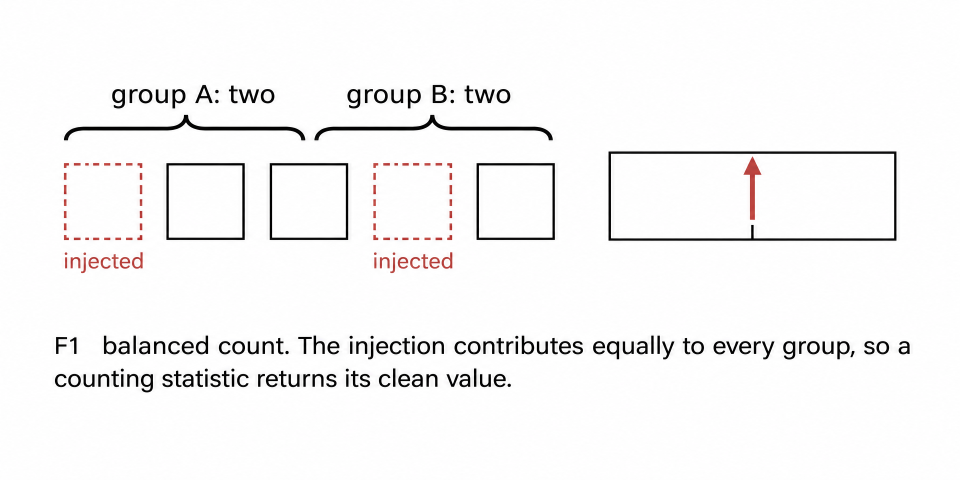
#> input picture paper/figures/fig_f_f1.png, 2880 x 1440 px (shown at 1/3 size)
$ python compose_failure_modes_figure.py
#> lines starting #> are read from the running program, lines starting #| are printed output that depends on the picture
"""Compose the three F-mode schematics into one side-by-side PDF for the markdown source.

The tex composes them with the `subcaption` package, which pandoc does not translate, so
the markdown pass needs the row pre-composed. The three panels are wide (2:1) and stacked
at native aspect they would carry text too small to read, so each is scaled to the same
height and placed side by side with a white gutter, which reproduces the tex layout
closely enough for the docx and for review.

Panel labels (a)/(b)/(c) are drawn on, because the markdown caption is one caption and
the individual panels otherwise lose the labels the tex gives them.
"""
import io
import os

from PIL import Image, ImageDraw, ImageFont

HERE = os.path.dirname(os.path.abspath(__file__))
FIGS = os.path.join(HERE, '..', 'paper', 'figures')
LATEX = os.path.join(HERE, '..', 'paper', 'latex')

PANELS = [('fig_f_f1.png', '(a) F1, balanced count'),
          ('fig_f_f2.png', '(b) F2, preserved nuisance'),
          ('fig_f_f3.png', '(c) F3, cancelled shift')]

PANEL_H = 620          # px, gives ~7-8pt effective text at 140mm print width
GUTTER = 40
LABEL_BAND = 74
MARGIN = 8
LABEL_PT = 34          # px; PIL's default bitmap font is ~11px and is illegible in print


def load_label_font(size=LABEL_PT):
    for name in ('arial.ttf', 'segoeui.ttf', 'calibri.ttf', 'DejaVuSans.ttf'):
        try:
            return ImageFont.truetype(name, size)
        except OSError:
            continue
    return ImageFont.load_default()


def main():
    ims = []
    for name, label in PANELS:
        im = Image.open(os.path.join(FIGS, name)).convert('RGB')
#> im is the input picture: PIL image 2880x1440 RGB; mean R, G, B 246.1, 245.5, 245.6
        w = int(round(im.width * PANEL_H / im.height))
#> w = 1240
        im = im.resize((w, PANEL_H), Image.LANCZOS)
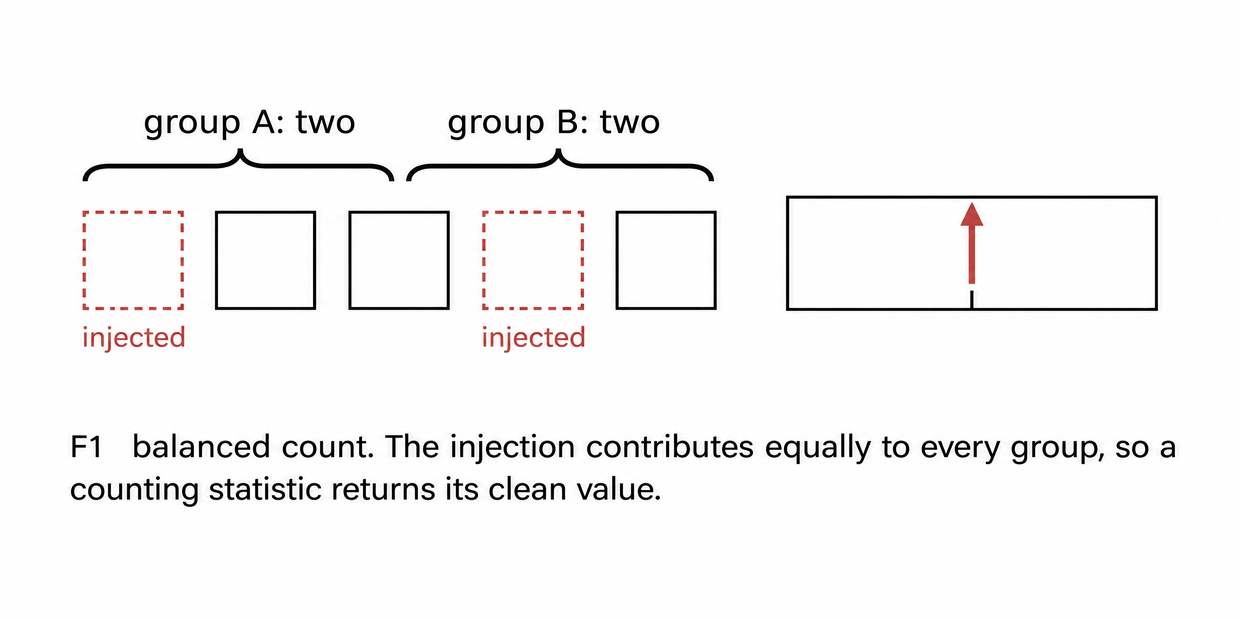
#> im: PIL image 1240x620 RGB; mean R, G, B 246.1, 245.5, 245.5
        ims.append((im, label))
#> pass 2 of the loop in main, `for name, label in PANELS:`:
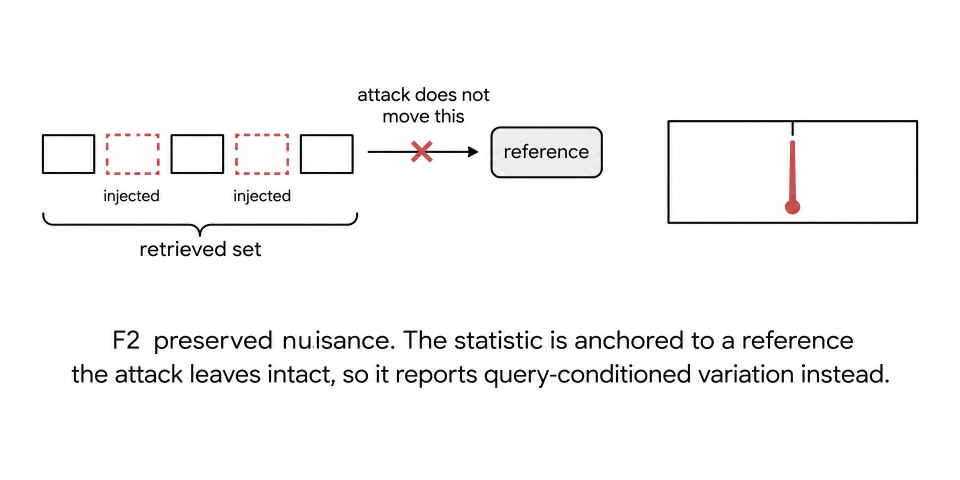
#> input picture paper/figures/fig_f_f2.png, 2880 x 1440 px (shown at 1/3 size)
#> in main, im is the input picture: PIL image 2880x1440 RGB; mean R, G, B 246.3, 245.9, 246
#> in main, `im = im.resize((w, PANEL_H), Image.LANCZOS)`:
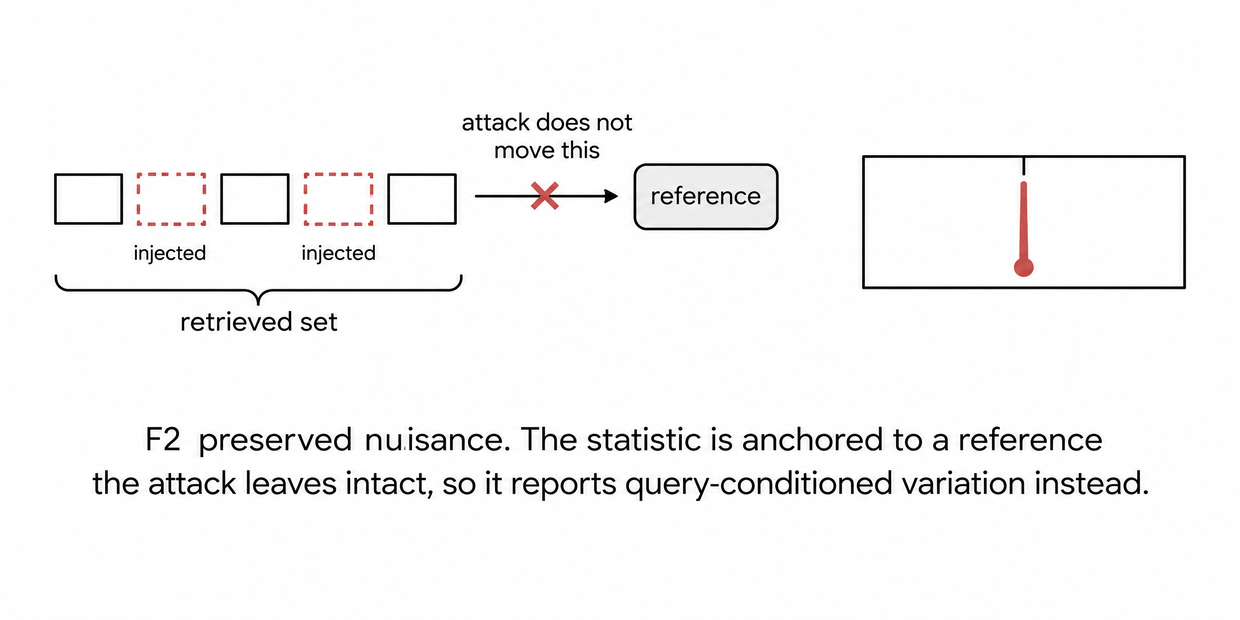
#> im: PIL image 1240x620 RGB; mean R, G, B 246.3, 245.9, 246
#> pass 3 of the loop in main, `for name, label in PANELS:`:
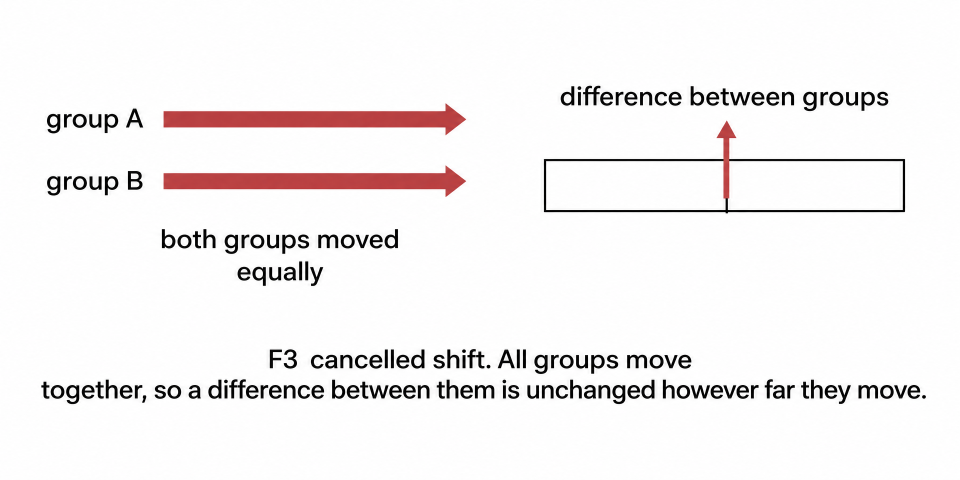
#> input picture paper/figures/fig_f_f3.png, 2880 x 1440 px (shown at 1/3 size)
#> in main, im is the input picture: PIL image 2880x1440 RGB; mean R, G, B 244.1, 241.3, 241.4
#> in main, `im = im.resize((w, PANEL_H), Image.LANCZOS)`:
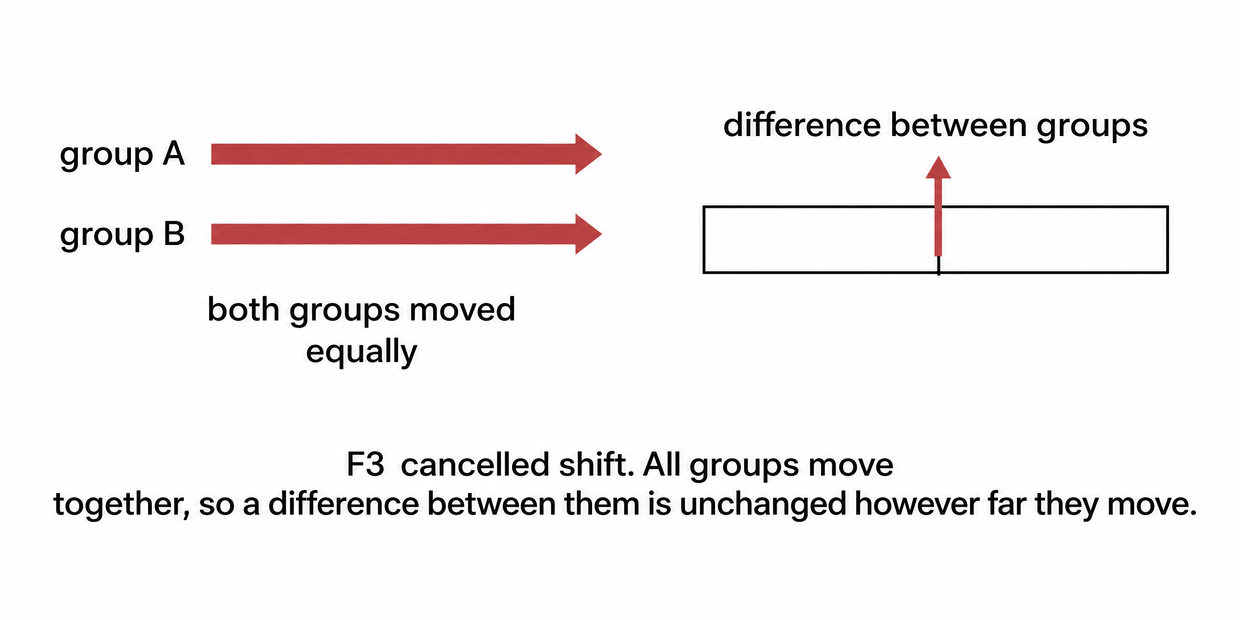
#> im: PIL image 1240x620 RGB; mean R, G, B 244.1, 241.3, 241.4

    width = MARGIN * 2 + sum(im.width for im, _ in ims) + GUTTER * (len(ims) - 1)
#> width = 3816
    canvas = Image.new('RGB', (width, PANEL_H + LABEL_BAND + MARGIN * 2), 'white')
#> canvas: PIL image 3816x710 RGB; every value is 255

    x = MARGIN
    draw = ImageDraw.Draw(canvas)
    font = load_label_font()
    for im, label in ims:
        canvas.paste(im, (x, MARGIN))
        tw = draw.textlength(label, font=font)
        draw.text((x + (im.width - tw) / 2.0, MARGIN + PANEL_H + 16), label,
                  fill='black', font=font)
        x += im.width + GUTTER
#> this loop made 3 passes
#> (label, tw, x) on passes 1 to 3: ('(a) F1, balanced count', 383.1, 1288), ('(b) F2, preserved nuisance', 455.8, 2568), ('(c) F3, cancelled shift', 365.2, 3848)
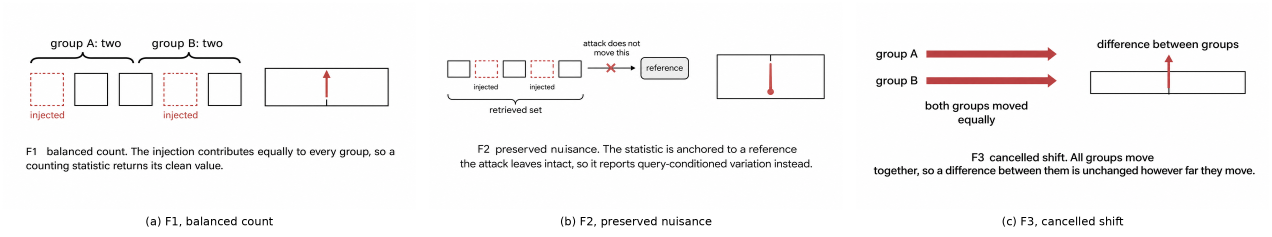
#> canvas: PIL image 3816x710 RGB (shown at 1/3 size); mean R, G, B 246.2, 245.1, 245.2
#> after the loop, x = 3848

    out_pdf = os.path.join(FIGS, 'fig_failure_modes.pdf')
    canvas.save(out_pdf, 'PDF', resolution=300.0)
    canvas.save(os.path.join(FIGS, 'fig_failure_modes.png'), 'PNG')
    print('composed %dx%d px -> %s' % (canvas.width, canvas.height, out_pdf))
#| composed 3816x710 px -> analysis/../paper/figures/fig_failure_modes.pdf
    print('also wrote fig_failure_modes.png')

    # keep the tex directory in step, for anyone re-running the tex by hand
    print('note: the tex composes the same three panels with subcaption, so it does not '
          'need this file')


if __name__ == '__main__':
    main()
